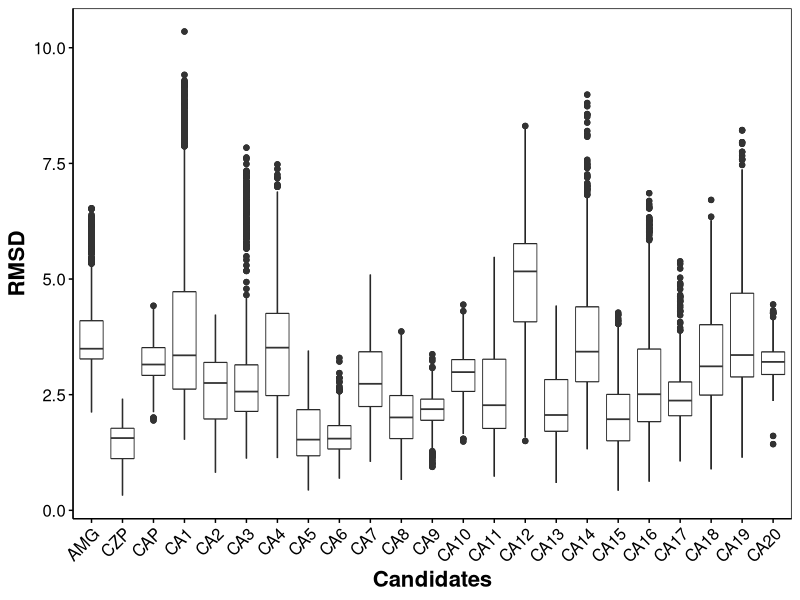
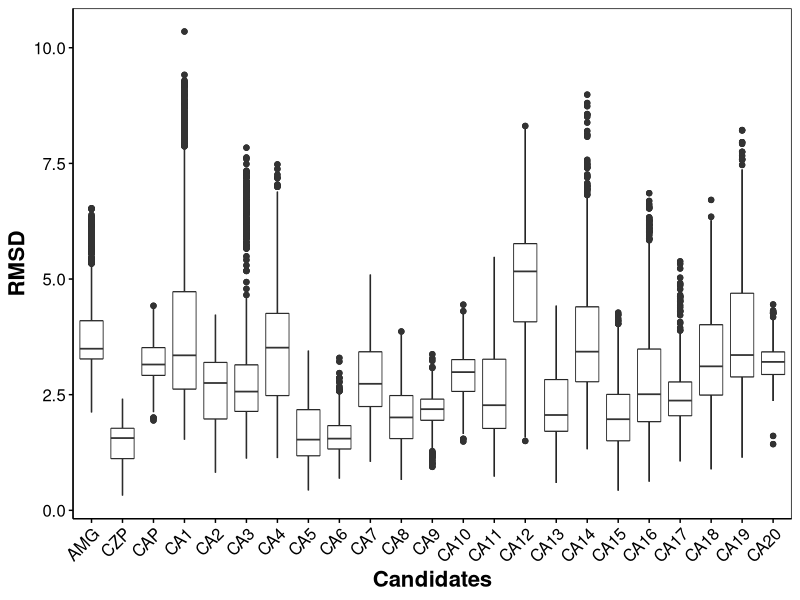

The R script that drew these images, in order:
library(lattice)
library(ggpubr)
library(reshape2)
library(matrixStats)
library(readxl)
library(dplyr)
library(openxlsx)

time <- read_excel("RMSD_whole.xlsx", sheet = "SB-366791")[,c(1)]

rmsd1 <- read_excel("RMSD_whole.xlsx", sheet = "AMG-9810")[,c(2:5)]
rmsd_2 <- read_excel("RMSD_whole.xlsx", sheet = "CZP")[,c(2:5)]
rmsd2 <- rmsd_2[seq(1, nrow(rmsd_2), by = 2), ]
rmsd3 <- read_excel("RMSD_whole.xlsx", sheet = "CAP")[,c(2:5)]
rmsd4 <- read_excel("RMSD_whole.xlsx", sheet = "FAD")[,c(2:5)]
rmsd5 <- read_excel("RMSD_whole.xlsx", sheet = "EVP4593")[,c(2:5)]
rmsd6 <- read_excel("RMSD_whole.xlsx", sheet = "L-694247")[,c(2:5)]
rmsd7 <- read_excel("RMSD_whole.xlsx", sheet = "VER-155008")[,c(2:5)]
rmsd8 <- read_excel("RMSD_whole.xlsx", sheet = "PI-103")[,c(2:5)]
rmsd9 <- read_excel("RMSD_whole.xlsx", sheet = "CYM-5442")[,c(2:5)]
rmsd10 <- read_excel("RMSD_whole.xlsx", sheet = "Rociletinib")[,c(2:5)]
rmsd11 <- read_excel("RMSD_whole.xlsx", sheet = "LY225910")[,c(2:5)]
rmsd12 <- read_excel("RMSD_whole.xlsx", sheet = "SC-51089")[,c(2:5)]
rmsd13 <- read_excel("RMSD_whole.xlsx", sheet = "Lemborexant")[,c(2:5)]
rmsd14 <- read_excel("RMSD_whole.xlsx", sheet = "KI-8751")[,c(2:5)]
rmsd15 <- read_excel("RMSD_whole.xlsx", sheet = "Olmesartan-medoxomil")[,c(2:5)]
rmsd16 <- read_excel("RMSD_whole.xlsx", sheet = "Stemregenin-1")[,c(2:5)]
rmsd17 <- read_excel("RMSD_whole.xlsx", sheet = "Ro-5126766")[,c(2:5)]
rmsd18 <- read_excel("RMSD_whole.xlsx", sheet = "MLN1117")[,c(2:5)]
rmsd19 <- read_excel("RMSD_whole.xlsx", sheet = "KG-5")[,c(2:5)]
rmsd20 <- read_excel("RMSD_whole.xlsx", sheet = "GW-583340")[,c(2:5)]
rmsd21 <- read_excel("RMSD_whole.xlsx", sheet = "G007-LK")[,c(2:5)]
rmsd22 <- read_excel("RMSD_whole.xlsx", sheet = "Tesaglitazar")[,c(2:5)]
rmsd23 <- read_excel("RMSD_whole.xlsx", sheet = "Vancomycin")[,c(2)]

##################
rmsd_list1 <- data.frame(valors=unlist(rmsd1))
rmsd_list2 <- data.frame(valors=unlist(rmsd2))
rmsd_list3 <- data.frame(valors=unlist(rmsd3))
rmsd_list4 <- data.frame(valors=unlist(rmsd4))
rmsd_list5 <- data.frame(valors=unlist(rmsd5))
rmsd_list6 <- data.frame(valors=unlist(rmsd6))
rmsd_list7 <- data.frame(valors=unlist(rmsd7))
rmsd_list8 <- data.frame(valors=unlist(rmsd8))
rmsd_list9 <- data.frame(valors=unlist(rmsd9))
rmsd_list10 <- data.frame(valors=unlist(rmsd10))
rmsd_list11 <- data.frame(valors=unlist(rmsd11))
rmsd_list12 <- data.frame(valors=unlist(rmsd12))
rmsd_list13 <- data.frame(valors=unlist(rmsd13))
rmsd_list14 <- data.frame(valors=unlist(rmsd14))
rmsd_list15 <- data.frame(valors=unlist(rmsd15))
rmsd_list16 <- data.frame(valors=unlist(rmsd16))
rmsd_list17 <- data.frame(valors=unlist(rmsd17))
rmsd_list18 <- data.frame(valors=unlist(rmsd18))
rmsd_list19 <- data.frame(valors=unlist(rmsd19))
rmsd_list20 <- data.frame(valors=unlist(rmsd20))
rmsd_list21 <- data.frame(valors=unlist(rmsd21))
rmsd_list22 <- data.frame(valors=unlist(rmsd22))
rmsd_list23 <- data.frame(valors=unlist(rmsd23))

combined_df <- rbind(rmsd_list1, rmsd_list2, rmsd_list3, 
                     rmsd_list4, rmsd_list5, rmsd_list6, rmsd_list7,
                     rmsd_list8, rmsd_list9, rmsd_list10, rmsd_list11,
                     rmsd_list12, rmsd_list13, rmsd_list14, rmsd_list15,
                     rmsd_list16, rmsd_list17, rmsd_list18, rmsd_list19,
                     rmsd_list20, rmsd_list21, rmsd_list22, rmsd_list23)

#data <- as.data.frame(cbind(time, combined_df))

lig <- c(rep("AMG", 808), rep("CZP", 808), rep("CAP", 808), rep("CA1", 808),
         rep("CA2", 808), rep("CA3", 808), rep("CA4", 808), rep("CA5", 808), 
         rep("CA6", 808), rep("CA7", 808), rep("CA8", 808), rep("CA9", 808), 
         rep("CA10", 808), rep("CA11", 808), rep("CA12", 808), rep("CA13", 808), 
         rep("CA14", 808), rep("CA15", 808), rep("CA16", 808), rep("CA17", 808),
         rep("CA18", 808), rep("CA19", 808), rep("CA20", 202))

data_final <- cbind(combined_df, lig)
#colnames(data_final) <- c("Time", "RMSD", "Ligand")
colnames(data_final) <- c("RMSD", "Ligand")


#########################################################
data_final$Ligand <- factor(data_final$Ligand, levels = unique(data_final$Ligand))

plot2 <- ggboxplot(data_final, x = "Ligand", y = "RMSD", 
                   ylab = "RMSD",
                   xlab = "Candidates")+
  geom_boxplot(size = 0.3) +
  
  theme(
    legend.position = "top",
    legend.title = element_blank(),
    axis.title = element_text(color = "black", face = "bold", size = 16),
    axis.text.x = element_text(colour = "black", size = 12, angle = 45, hjust = 1),
    axis.text.y = element_text(colour = "black", size = 12),
    axis.ticks = element_line(colour = "black", size = 0.5),
    panel.border = element_rect(colour = "black", fill = NA, size = 0.5)
  )+
  scale_y_continuous(name = "RMSD")
                     #limits = c(0, 10.5),
                     #breaks = seq(from = 0, to = 10.5, by = 1.5))  

plot2

ggsave(file = "RMSD_boxplot.png",
       plot = plot2 , width = 9, height = 6, dpi = 300)

################
#STATS

resultados <- data_final %>%
  group_by(Ligand) %>%
  dplyr::summarise(
    Cuartil_1 = quantile(`RMSD`, 0.25),
    Mediana = median(`RMSD`),
    Cuartil_3 = quantile(`RMSD`, 0.75),
    Promedio = mean(`RMSD`),
    Desviacion_Estandar = sd(`RMSD`)
    #Datos_Menores_a_0 = sum(`RMSD` < 0),
    #Datos_Mayores_a_0 = sum(`RMSD` >= 0),
  )

resultados

resultados_df <- as.data.frame(resultados)
stats <- "Stats_RMSD.xlsx"
write.xlsx(resultados_df, stats)
